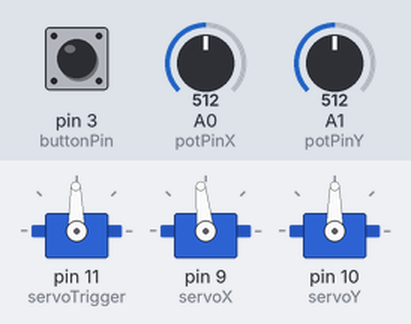
This sketch was run on a simulated Arduino Uno, built with avr-gcc and run on an emulated ATmega328P. Shown: 3 × servo. Inputs (shaded band) come from the test bench; at power-on: A1 (potPinY) = 512, A0 (potPinX) = 512, pin 3 (buttonPin) LOW.

Above: at 1.2 s.
1.3 s: A1 (potPinY) set to 716
At 2.3 s:
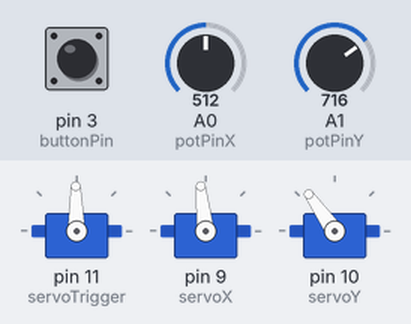
2.8 s: A0 (potPinX) set to 1023
At 3.4 s:
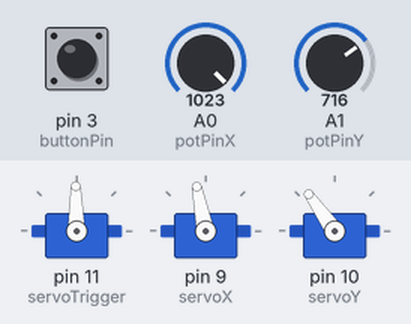
4.3 s: A1 (potPinY) set to 900
At 5.5 s:
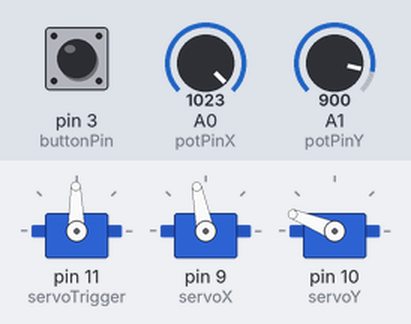
5.8 s: A0 (potPinX) set to 900
At 6.9 s:
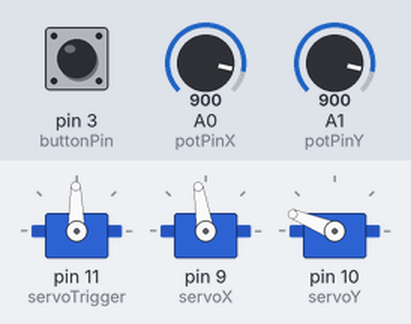
7.3 s: A1 (potPinY) set to 1023
At 8.0 s:
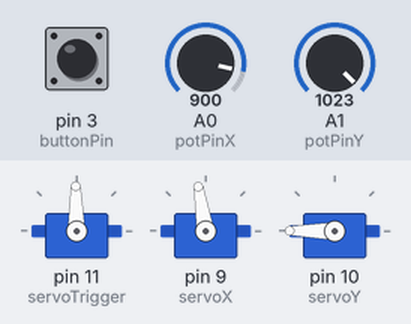
8.8 s: pin 3 (buttonPin) pulled HIGH for 0.15 s
At 9.0 s:
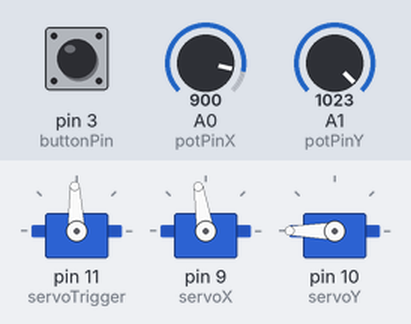
Timing chart, 0 to 11.8 s (numbered marks = the images above; inputs shaded):
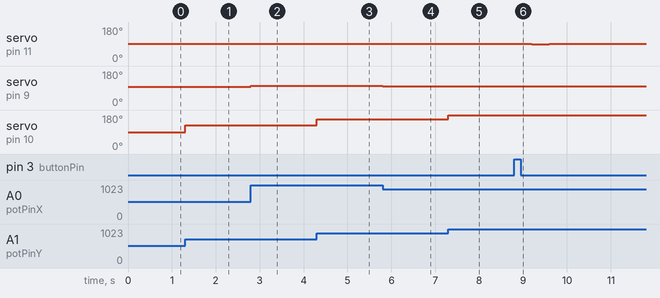

The sketch:

SpringHackathon2018_DartShooter.ino
```cpp
#include <Servo.h>

// Declare the triggers
Servo servoTrigger;
Servo servoX;
Servo servoY;

// The zero values for the continuous servos
int servoXZero = 96;
int servoTriggerZero = 91;

// Shit that does some other shit
const int buttonPin = 3;
const int potPinX = 0;
const int potPinY = 1;

int buttonState = LOW;
int potPinXVal;
int potPinYVal;

// setup
void setup()
{
  // sets the servos to pin numbers
  servoTrigger.attach(11);
  servoX.attach(9);
  servoY.attach(10);

  //Sets the button to be an input
  pinMode(buttonPin, INPUT);

  //for debug
  //Serial.begin(9600);

  // Sets the trigger to not moving
  servoTrigger.write(91);
}

// Does the stuff forever
void loop()
{
  // Delay time for the trigger
  int delay_time = 400;

  // Reads the button state
  int buttonState = digitalRead(buttonPin);

  // Make code easy
  int valX = analogRead(potPinX);
  int valY = analogRead(potPinY);

  // Maps the correct values for the potentiometers
  valX = map(analogRead(potPinX), 0, 1023, 91, 101);
  valY = map(analogRead(potPinY), 0, 1023, 0, 180);

  // Give control to the dank knobs
  servoX.write(valX);
  servoY.write(valY);

  // Fires
  if (buttonState == HIGH) {
    servoTrigger.write(92);
    delay(delay_time);
    servoTrigger.write(90);
    delay(delay_time);
    servoTrigger.write(91);
  }
}
```

Measured:
- after the input at 1.3 s, servo on pin 10 (servoY): 90° → 125° at once
- after the input at 2.8 s, servo on pin 9 (servoX): 96° → 101° at once
- after the input at 4.3 s, servo on pin 10 (servoY): 125° → 158° at once
- after the input at 5.8 s, servo on pin 9 (servoX): 101° → 99° at once
- after the input at 7.3 s, servo on pin 10 (servoY): 158° → 180° at once
- after the input at 8.8 s, servo on pin 11 (servoTrigger): 91° → 92° at once, → 90° 0.40 s later, → 91° 0.40 s later
